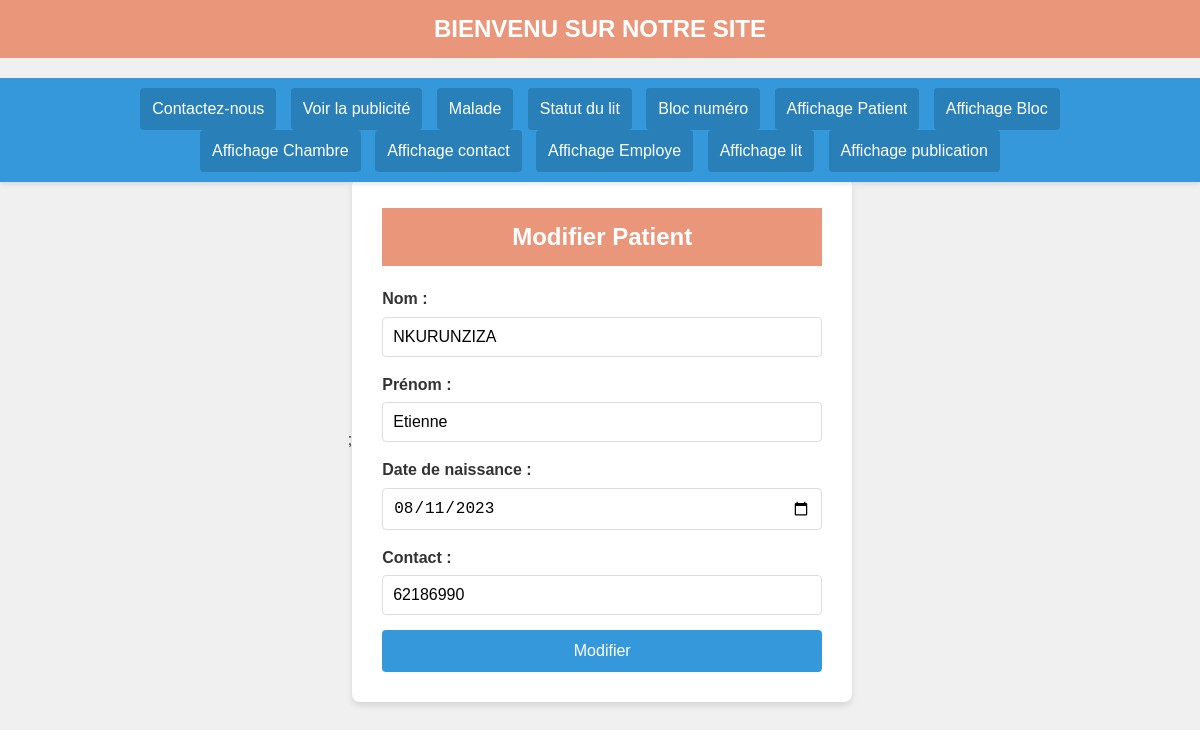
/user/modifiepatient.php?id=1, run on the app's committed database.
### tables this page shows
CREATE TABLE `patient` (
  `id_patient` int(11) NOT NULL,
  `nom` varchar(50) DEFAULT NULL,
  `prenom` varchar(50) DEFAULT NULL,
  `date_naissance` varchar(255) DEFAULT NULL,
  `contact_id` int(11) DEFAULT NULL,
  `id_bloc` int(11) DEFAULT NULL,
  `id_chambre` int(11) DEFAULT NULL,
  `id_lit` int(11) DEFAULT NULL,
  `id_employe` int(11) DEFAULT NULL
);

### user/ModifiePatient.php (the view, shortened to what this page needs)
<!DOCTYPE html>
<html lang="fr">
<head>
</head>
<body>
    <?php include 'Accueil.php';?>;
    <div class="container">
        <h1>Modifier Patient</h1>
        <?php
        include "connexion.php";
        if ($_SERVER["REQUEST_METHOD"] == "GET" && isset($_GET['id'])) {
            $id = $_GET['id'];
            $stmt = $bdd->prepare("SELECT * FROM patient WHERE id_patient = :id");
            $stmt->bindParam(':id', $id, PDO::PARAM_INT);
            $stmt->execute();
            $patient = $stmt->fetch(PDO::FETCH_ASSOC);
        }
        if (isset($patient)):
        ?>
        <form method="POST" action="">
            <label for="nom">Nom :</label>
            <input type="text" id="nom" name="nom" value="<?php echo $patient['nom']; ?>" required>
            <label for="prenom">Prénom :</label>
            <input type="text" id="prenom" name="prenom" value="<?php echo $patient['prenom']; ?>" required>
            <label for="date_naissance">Date de naissance :</label>
            <input type="date" id="date_naissance" name="date_naissance" value="<?php echo $patient['date_naissance']; ?>" required>
            <label for="contact">Contact :</label>
            <input type="text" id="contact" name="contact" value="<?php echo $patient['contact_id']; ?>" required>
            <input type="submit" name="modifier" value="Modifier">
        </form>
        <?php else: ?>
        <div class="message error">Aucun patient sélectionné pour modification.</div>
        <?php endif; ?>
    </div>
</body>
</html>

### user/ModifiePatient.php (style rules this page uses)
:root { --primary-color: #3498db; --secondary-color: #2ecc71; --background-color: #f0f0f0; --text-color: #333; --error-color: #e74c3c; }
* { box-sizing: border-box; margin: 0; padding: 0; }
body { font-family: 'Arial', sans-serif; background-color: var(--background-color); color: var(--text-color); line-height: 1.6; display: flex; justify-content: center; align-items: center; min-height: 100vh; padding: 20px; }
.container { background-color: #fff; border-radius: 8px; box-shadow: 0 4px 6px rgba(0, 0, 0, 0.1); padding: 30px; width: 100%; max-width: 500px; }
h1 { color: var(--primary-color); text-align: center; margin-bottom: 20px; }
form { display: flex; flex-direction: column; }
label { margin-bottom: 5px; font-weight: bold; }
input[type="text"], input[type="date"] { padding: 10px; margin-bottom: 15px; border: 1px solid #ddd; border-radius: 4px; font-size: 16px; }
input[type="submit"] { background-color: var(--primary-color); color: #fff; border: none; padding: 12px; border-radius: 4px; cursor: pointer; font-size: 16px; transition: background-color 0.3s ease; }

### user/Accueil.php (style rules this page uses)
* { margin: 0; padding: 0; box-sizing: border-box; }
body { font-family: Arial, sans-serif; padding-top: 100px; }
h1 { background-color: darksalmon; color: white; padding: 10px 0; text-align: center; font-size: 24px; }

### data on the page
patient: nom "NKURUNZIZA", prenom "Etienne", date_naissance "08/11/2023", contact "62186990"
